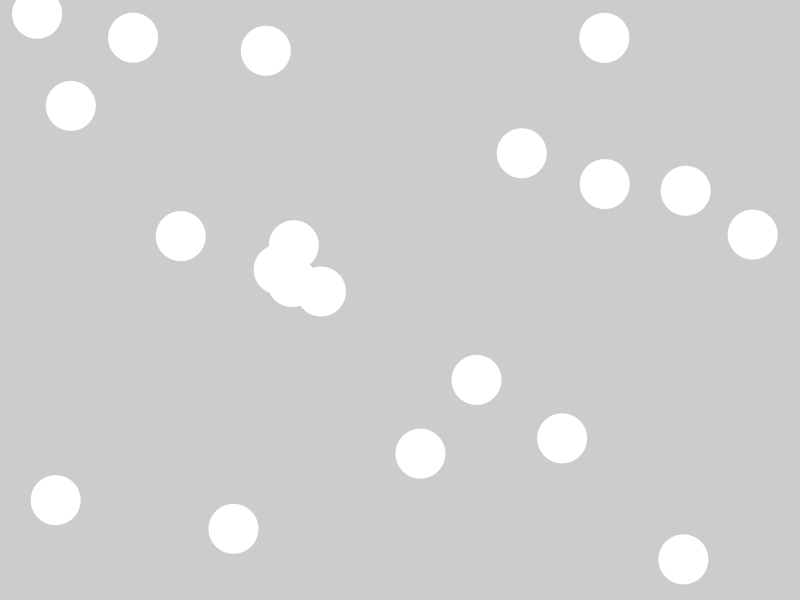
Frame 1 (no input)
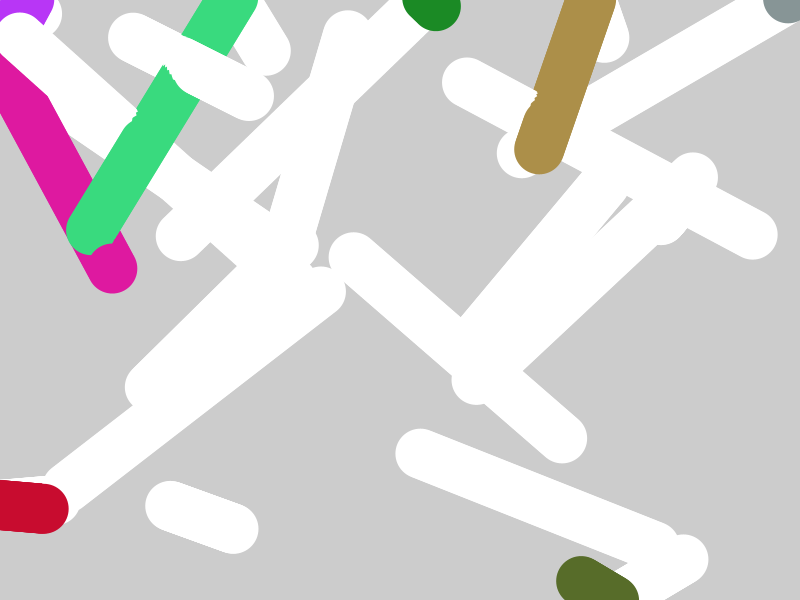
Frame 60 (the mouse pressed at the canvas centre just before this capture)
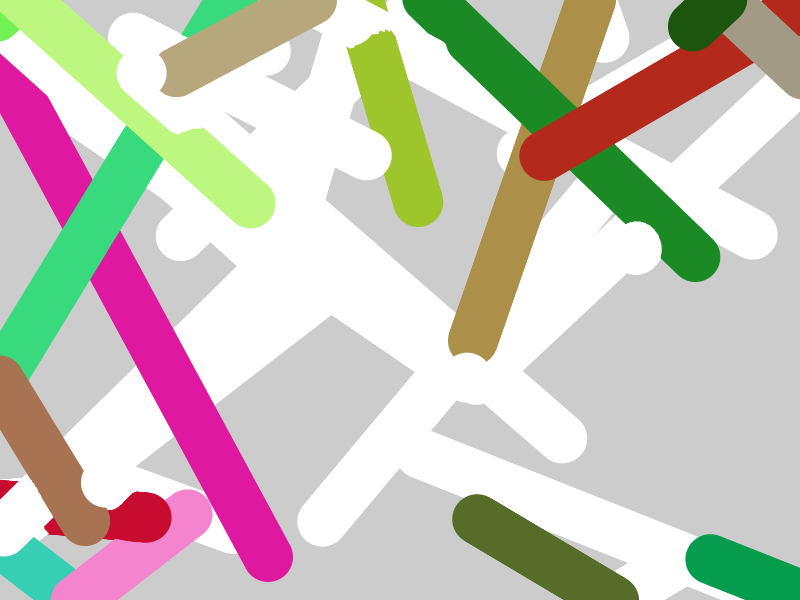
Frame 120 (the mouse held since frame 60 and released just before this capture)

The Processing sketch that drew these frames (run headless with seeded random() and noise(); from frame 60 on, the mouse is pressed at the canvas centre):

// Processing sketch: entrega3
// ── entrega3.pde
int numBolas = 20;

float[] xPositions;
float[] yPositions;

float[] xVelocidad;
float[] yVelocidad;

color[] coloresBolas;

void setup() {
  size(800, 600); 
  noStroke();

  xPositions = new float[numBolas];
  yPositions = new float[numBolas];
  xVelocidad = new float[numBolas];
  yVelocidad = new float[numBolas];
  coloresBolas = new color[numBolas];

  //bucle
  for (int i = 0; i < numBolas; i++) {
    //posicion
    xPositions[i] = random(width);
    yPositions[i] = random(height);

    //velocidad
    xVelocidad[i] = random(-5, 5); 
    yVelocidad[i] = random(-5, 5); 
    
    coloresBolas[i] = color(255);
  }
}

void draw() {
  
  for (int i = 0; i < numBolas; i++) {
    
    xPositions[i] = xPositions[i] + xVelocidad[i];
    yPositions[i] = yPositions[i] + yVelocidad[i];

    if (xPositions[i] >= width || xPositions[i] < 0) {
      xVelocidad[i] = xVelocidad[i] * -1;
      
      //colores
      coloresBolas[i] = color( random(255), random(255), random(255) );
    }

    if (yPositions[i] >= height || yPositions[i] < 0) {
      yVelocidad[i] = yVelocidad[i] * -1;
      
      coloresBolas[i] = color( random(255), random(255), random(255) );
    }

    fill(coloresBolas[i]);
    ellipse(xPositions[i], yPositions[i], 50, 50);
  }
}
